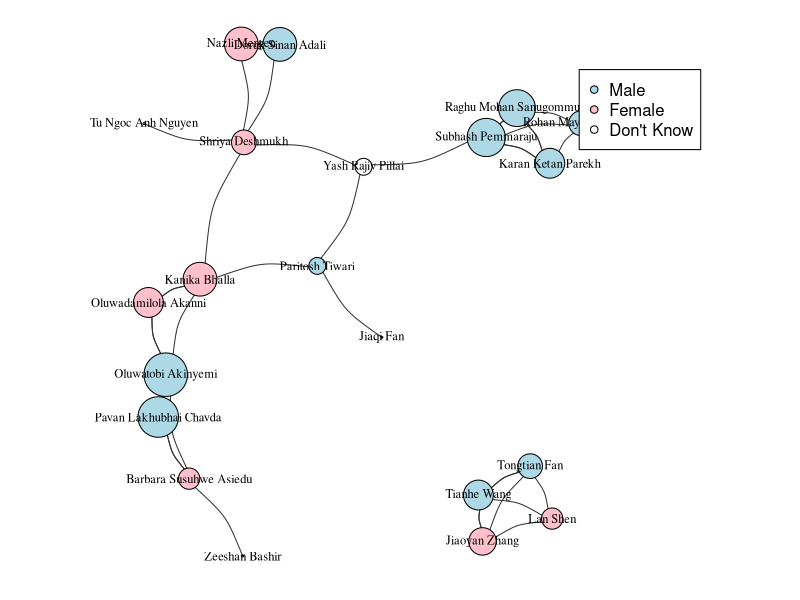
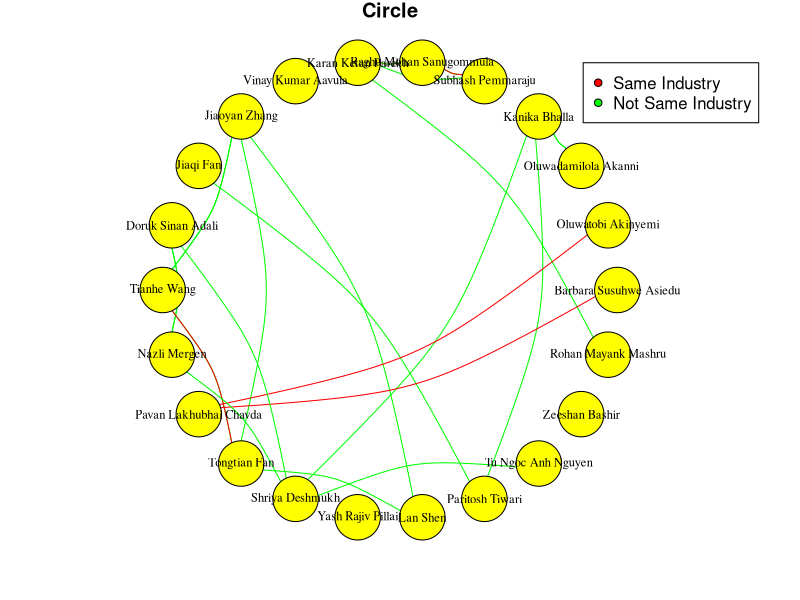
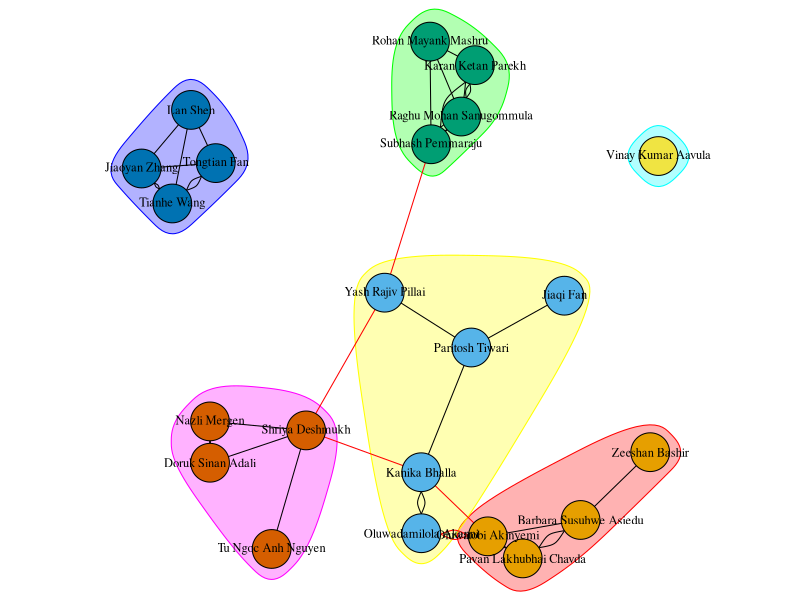
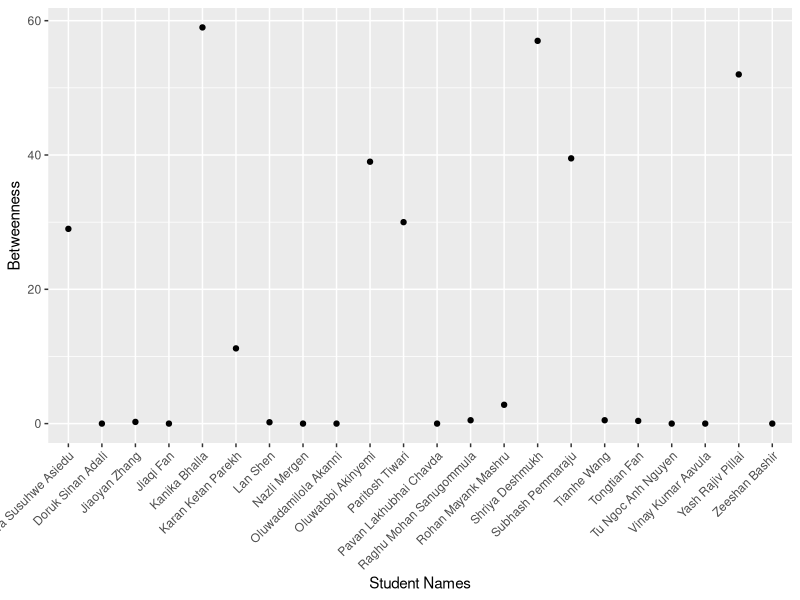
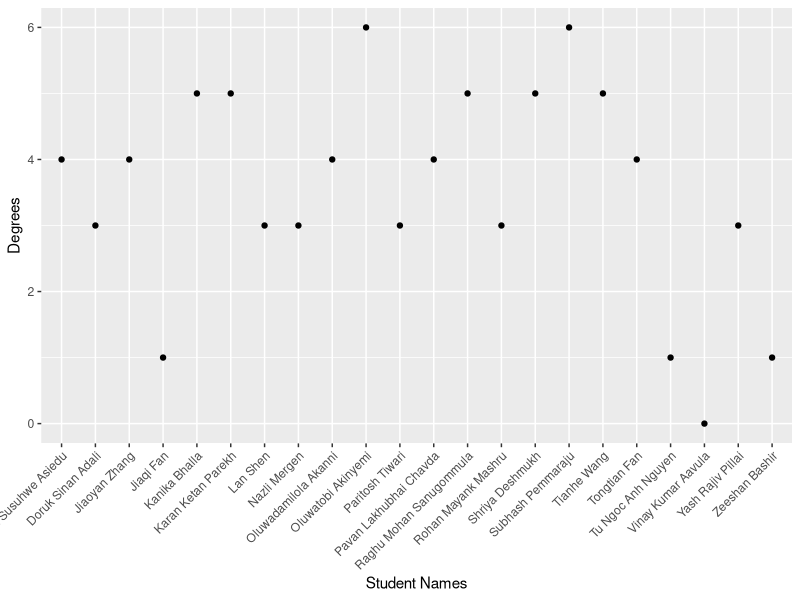

The R source for these figures, in order:
## ---- chunk 1
knitr::opts_chunk$set(echo = TRUE)

library(ggplot2);library(dplyr);library(igraph)
setwd("D:\\Work\\HU\\dataviz\\assignment5")
nodes <- read.csv("nodes.csv", quote = "\"", header = TRUE)
edges <- read.csv("edges.csv", quote = "\"", header = TRUE)
g1 <-graph_from_data_frame(d=edges, vertices=nodes, directed=FALSE)
g2 <-graph_from_data_frame(d=edges, vertices=nodes, directed=FALSE)
g3 <-graph_from_data_frame(d=edges, vertices=nodes, directed=FALSE)
## ---- chunk 2
set.seed(100)
V(g1)$size <- log(strength(g1)) * 6
par(mar=c(0, 0, 0, 0))
V(g1)$color <- NA
V(g1)$color <- ifelse(V(g1)$sex == "Male", "lightblue", "pink")
plot(g1,
     vertex.label.color = "black", # change color of labels
     vertex.label.cex = .75, # change size of labels to 75% of original size
     edge.curved=.25, # add a 25% curve to the edges
     edge.color="grey20") # change edge color to grey
legend(x = 0.7, y = 0.9, legend = c("Male", "Female", "Don't Know"),
       pch = 21, pt.bg = c("lightblue", "pink", "white"))
## ---- chunk 3
par(mar=c(2, 1, 1, 2))
set.seed(700)
V(g2)$size <- 20
E(g2)$color <- NA
E(g2)$color <- ifelse(E(g2)$sf == "Yes", "red", "green")
                      #ifelse(E(g2)$sf == "No", "green", "black"))
plot(g2,
     vertex.color = "yellow",
     vertex.label.color = "black", # change color of labels
     vertex.label.cex = .75, # change size of labels to 75% of original size
     layout=layout_in_circle, main="Circle",
     edge.curved=.25) # add a 25% curve to the edges

legend(x = 0.85, y = 1, legend = c("Same Industry", "Not Same Industry"),
       pch = 21, pt.bg = c("red", "green"))
## ---- chunk 4
par(mar=c(0, 0, 0, 0))
set.seed(3545)
clp <- cluster_optimal(g3)
class(clp)
plot(clp, g3,
     vertex.label.color = "black",
     vertex.label.cex = .75)

## ---- chunk 5
bet <- betweenness(g3)
df = data.frame(name = names(bet), bw = bet)
ggplot(data = df, aes(x = name, y = bw)) +
  geom_point() +
  theme(axis.text.x = element_text(angle = 45, hjust = 1)) +
  xlab("Student Names") +
  ylab("Betweenness")
## ---- chunk 6
deg <- degree(g3)
df2 = data.frame(name = names(deg), degree = deg)
ggplot(data = df2, aes(x = name, y = degree)) +
  geom_point() +
  theme(axis.text.x = element_text(angle = 45, hjust = 1)) +
  xlab("Student Names") +
  ylab("Degrees")
